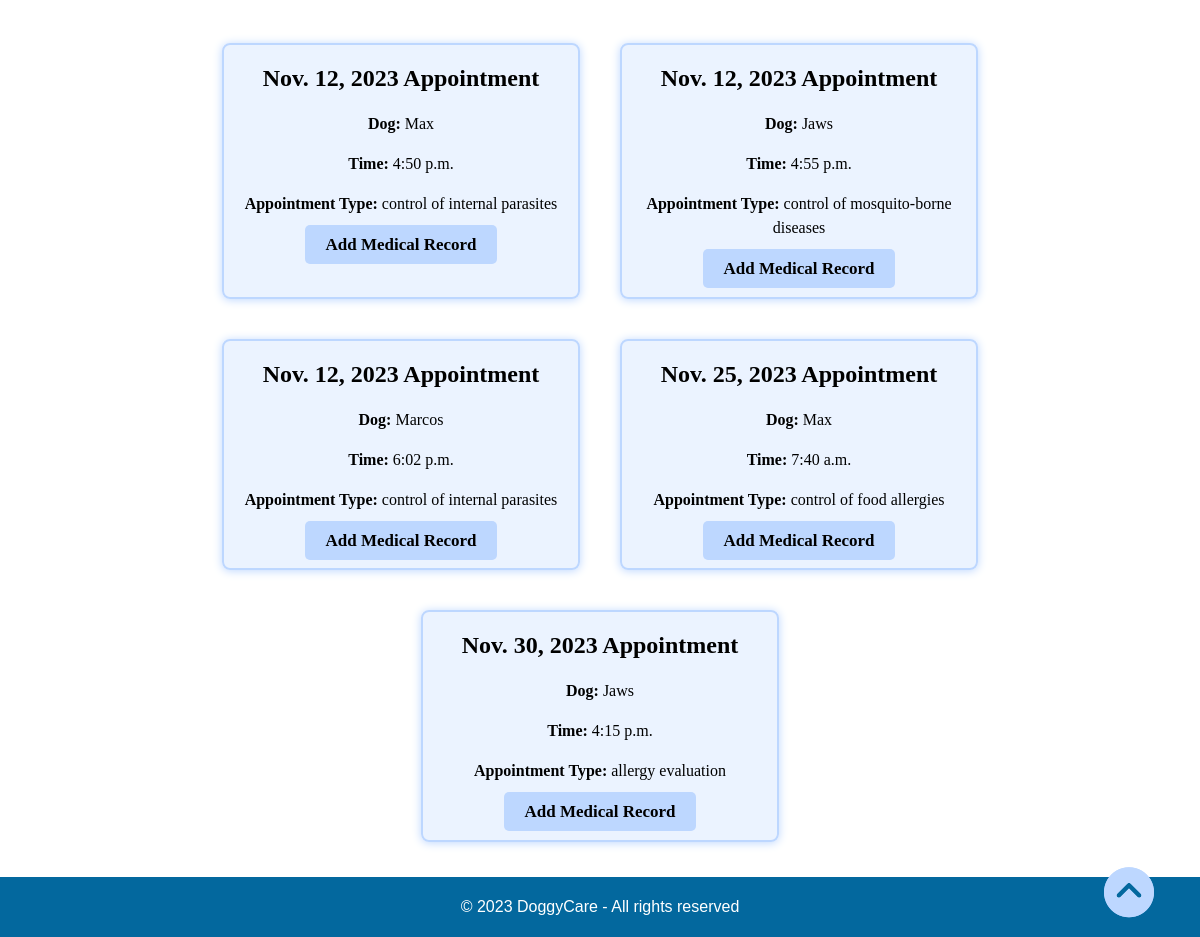
/vet/appointments/ (signed in, lower part), run on an earlier commit of the app's database.
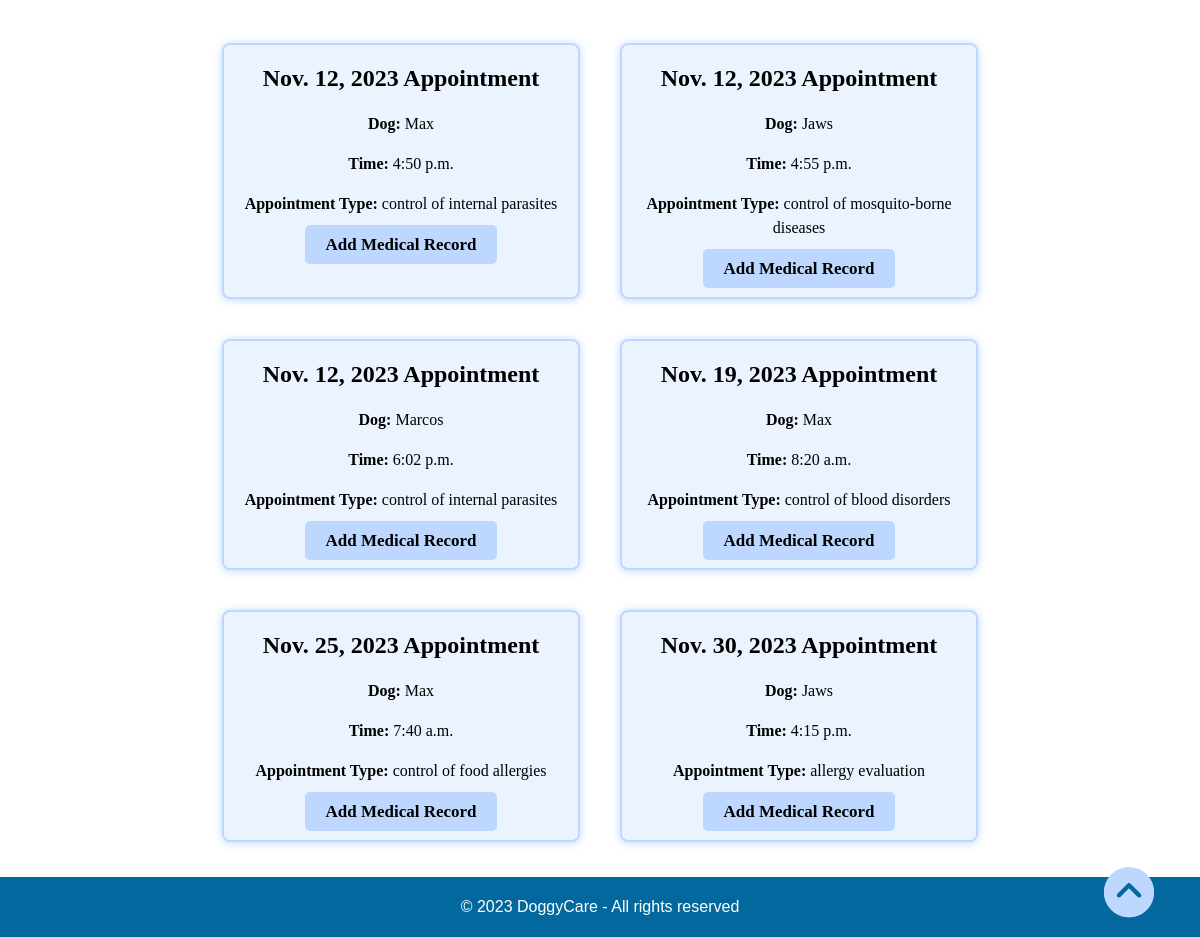
And on a later commit of the database.
### vet/models.py (models this page shows, shortened)
class appointment(models.Model):
    id= models.AutoField(primary_key= True)
    date = models.DateField(blank = False)
    time = models.TimeField(blank=False)
    appointment_type = models.CharField(blank= False, max_length=100)
    dog_owner_id = models.ForeignKey(Owner, on_delete=models.CASCADE,null=True, blank=True)
    vet_id = models.ForeignKey(Vet, on_delete=models.CASCADE,null=True, blank=True)
    dog = models.ForeignKey(Dog, on_delete=models.CASCADE,null=True, blank=True)
    attended = models.BooleanField("Attended", default= False)
    clinic_id = models.ForeignKey(clinic_info, on_delete=models.CASCADE,null=True, blank=True)

class Dog(models.Model):
    GENDER_CHOICES = (
    ('Male', 'Male'),
    ('Female', 'Female'),
    )
    image= models.ImageField(upload_to='images/')
    id= models.AutoField(primary_key= True)
    owner= models.ForeignKey(Owner, on_delete=models.CASCADE)
    name= models.CharField(blank= False, max_length=20)
    breed= models.ForeignKey(breed, on_delete=models.CASCADE)
    birthdate= models.DateField(blank= False, validators=[validate_minor])
    weight= models.FloatField(blank= False)
    gender= models.CharField(blank= False, max_length=10, choices=GENDER_CHOICES)
    vaccination_card = models.ForeignKey(vaccination_card, on_delete=models.CASCADE,null=True,blank = True)
    vet= models.ForeignKey(Vet, on_delete=models.CASCADE)

### vet/views.py (the view)
# urls.py: path('appointments/', views.appointments, name='appointment'),
@login_required
@vet_required
def appointments(request):
    appointments = appointment.objects.filter(vet_id=request.user.vet)
    sorted_appointments = sorted(appointments, key=attrgetter('date', 'time'))
    return render(request, 'appointments.html', {'appointments': sorted_appointments})

### vet/templates/appointments.html (shortened to what this page needs)
<!DOCTYPE html>
{% extends 'base.html' %}
{% load static %}
    {% block additional_styles %}
    <link rel="stylesheet" href="{% static 'css/vet/appointments.css' %}">
    {% endblock additional_styles %}
        {% block content %}
        <div class="all"  id="start">
        <div class="new-appointment" style="text-align: center;">
            <a href="#attended" id="go-up-button" class="btn"><i class="fa-solid fa-circle-chevron-up fa-bounce" style="color: #bdd7ff; text-shadow: 4px;"></i>See attended</a>
        </div>
        <div class="appointments-list">
            {% for appointment in appointments %}
            {% if appointment.attended %}
            <div class="appointment-card">
                <div class="card-content p-3 mx-2">
                    <span>{{ appointment.date }} Appointment</span>
                    <p><strong>Dog:</strong> {{ appointment.dog.name }}</p>
                    <p><strong>Time:</strong> {{ appointment.time }}</p>
                    <p><strong>Appointment Type:</strong> {{ appointment.appointment_type }}</p>
                    <div class="button-container">
                        <a href="{% url 'new_record' dog_id=appointment.dog.id %}" class="edit-button">Add Medical Record</a>
                    </div>
                </div>
            </div>
            {% endif %}
            {% endfor %}
        </div>
        <a href="#start" id="go-up-button"><i class="fa-solid fa-circle-chevron-up fa-bounce" style="color: #bdd7ff; text-shadow: 4px;"></i></a>
    </div>
        {% endblock content %}

What changed in the data, as far as the page shows it:
added appointment: date "Nov. 19, 2023", dog.name "Max", time "8:20 a.m.", appointment_type "control of blood disorders"
